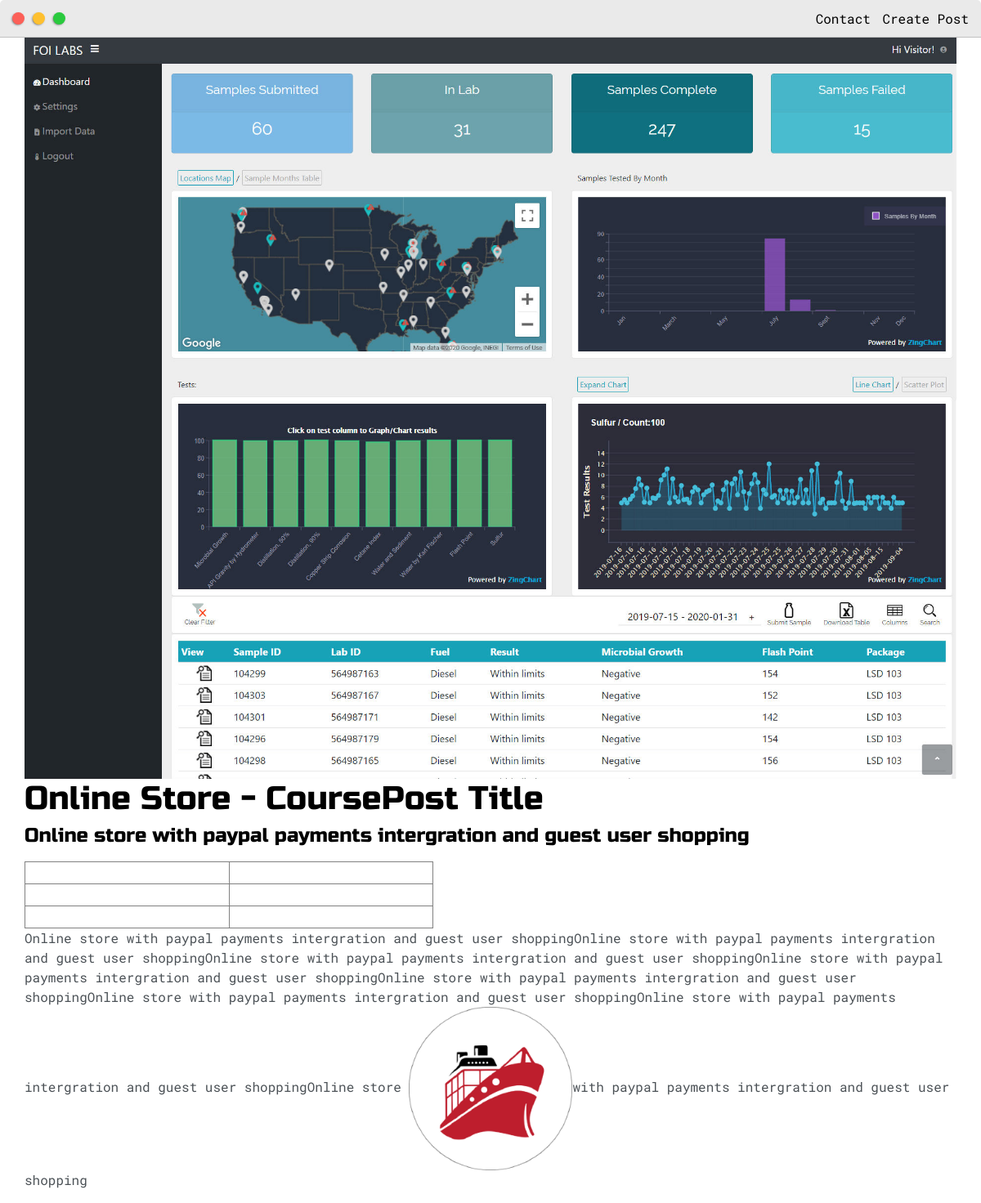
Page /post/online-store-coursepost-title (signed in) on the committed database.
### base/models.py (models this page shows, shortened)
class Post(models.Model):
    headline = models.CharField(max_length=200)
    sub_headline = models.CharField(max_length=200, null=True, blank=True)
    thumbnail = models.ImageField(null=True, blank=True, upload_to="images",default="placeholder.jpg")
    body = RichTextUploadingField(null=True, blank=True)
    created = models.DateTimeField(auto_now_add=True)
    active = models.BooleanField(default=False)
    featured = models.BooleanField(default=False)
    tags = models.ManyToManyField(Tag, null=True)
    slug = models.SlugField(null=True, blank=True)

### base/views.py (the view)
# urls.py: path('post/<slug:slug>', views.post,name='post'),
def post(request, slug):
    post = Post.objects.get(slug=slug)
    context = {"post": post}
    return render(request, 'base/post.html',  context)

### base/templates/base/post.html (shortened to what this page needs)
{% extends 'base/main.html' %}
{% load static %}
{% block content %}
<div class="main-container">
<img src="{{post.thumbnail.url}}" alt="">
  <h1>{{post.headline}}</h1>
  <h4>{{post.sub_headline}}</h4>
  <p>{{post.body|safe}}</p>
  </div>
{% endblock %}

### static/css/default.css (style rules this page uses)
:root { --mainColor: #eaeaea; --secondaryColor: #fff; --borderColor: #c1c1c1; --mainText: black; --secondaryText: #4b5156; --themeDotBorder: #24292e; --previewBg: rgb(251, 249, 243, 0.8); --previewShadow: #f0ead6; --buttonColor: black; }
html, body { padding: 0; margin: 0; scroll-behavior: smooth; }
body * { transition: 0.3s; }
h1, h2, h3, h4, h5, h6, strong { color: var(--mainText); font-family: 'Russo One', sans-serif; font-weight: 500; }
p, li, span, label, input, textarea { color: var(--secondaryText); font-family: 'Roboto Mono', monospace; }
h1 { font-size: 56px; }
h4 { font-size: 24px; }
.main-container { width: 1200px; margin: 0 auto; }
@media screen and (max-width: 1200px) { .main-container { width: 95%; } }

### base/templates/base/post.html (style rules this page uses)
img { max-width: 100%; object-fit:cover ; }

### rows in the picture
Post: thumbnail (picture), headline "Online Store - CoursePost Title", sub_headline "Online store with paypal payments intergration and guest user shopping", body "Online store with paypal payments intergration and guest user shoppingOnline store with paypal payments intergration and guest user shoppingOnline store with paypal payments intergration and guest user shoppingOnline store with paypal payments intergration and guest user shoppingOnline store with paypal payments intergration and guest user shoppingOnline store with paypal payments intergration and guest user shoppingOnline store with paypal payments intergration and guest user shoppingOnline store with paypal payments intergration and guest user shopping", body (picture)
